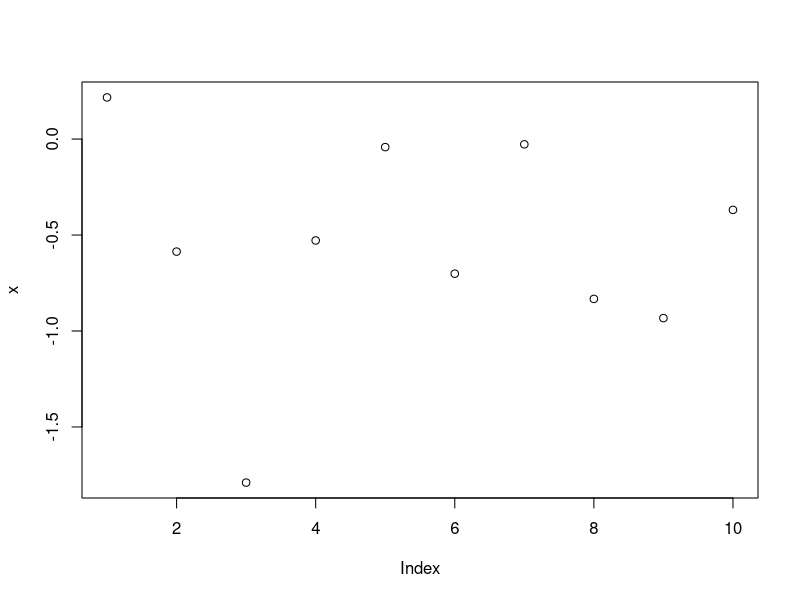
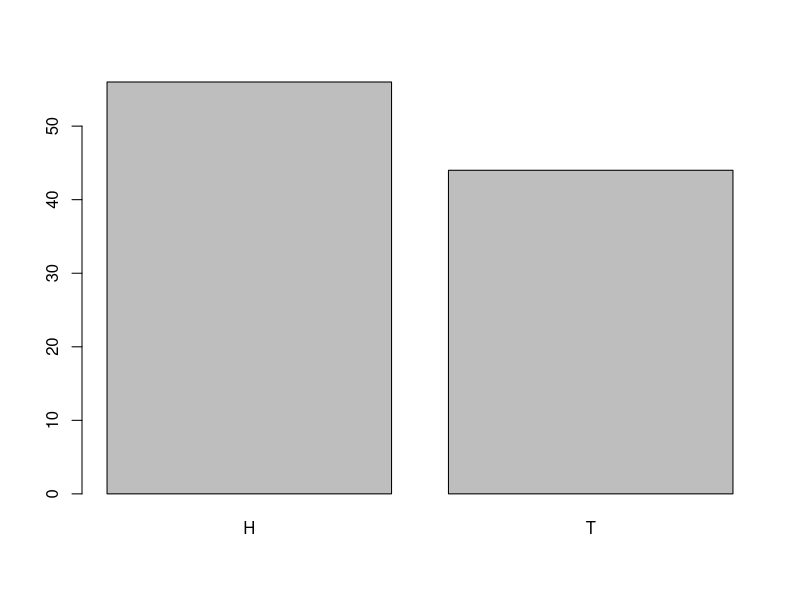

Write the R code that produced these figures, in order.
## ---- chunk 1
# Write some R code here!
x <- rnorm(10)
x^2
plot(x)
## ---- chunk 2
flip_one_coin <- function(){
	sample(c("H", "T"), 1)
}
## ---- chunk 3
flip_one_coin()
## ---- chunk 4
flip_coins <- function(n){
	sample(c("H", "T"), n, replace = TRUE)
}
## ---- chunk 5
barplot(table(flip_coins(100)))
